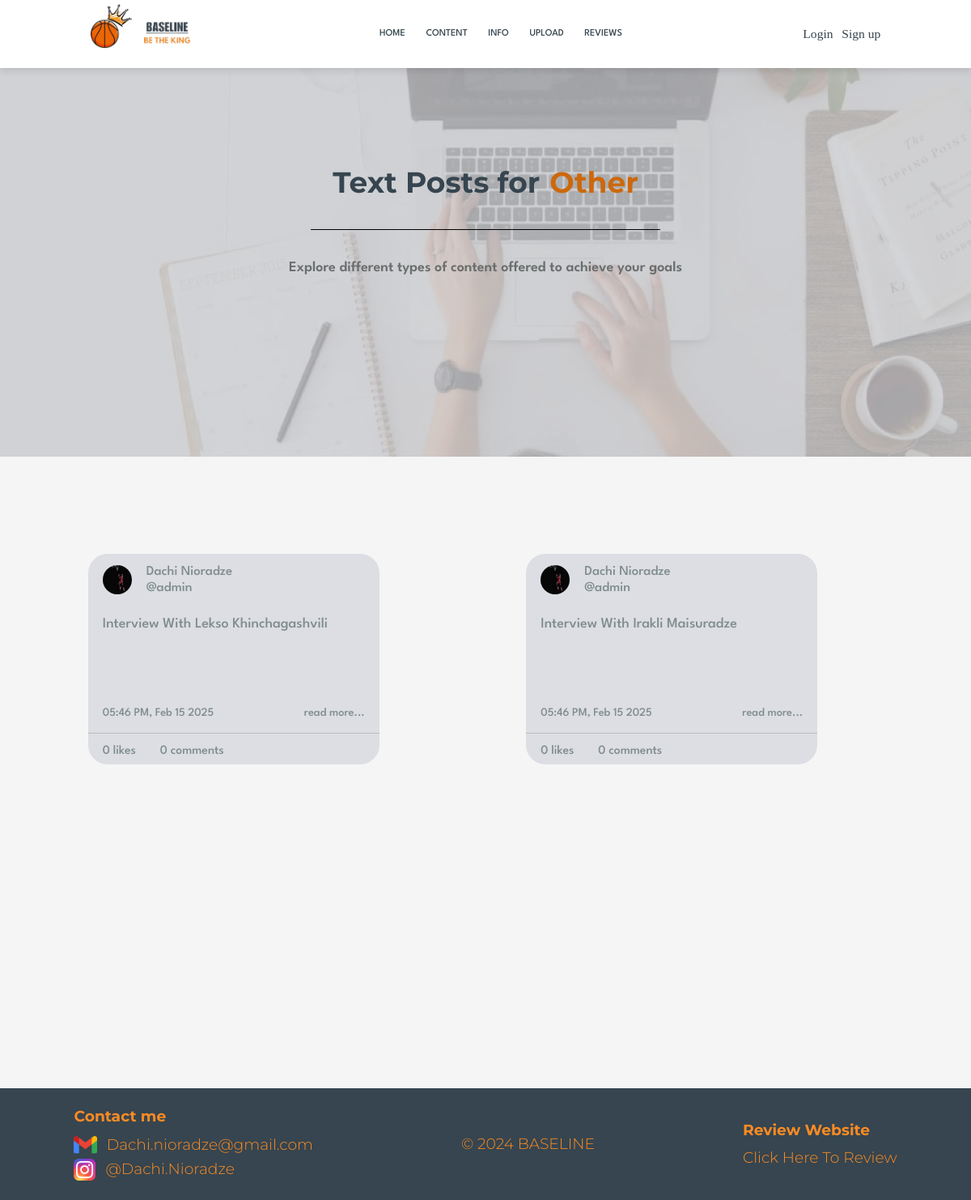
Screenshot of /filter_text_posts/Other with the database file from the repository.
### models.py (models this page shows)
class ReadPost(db.Model):
    __tablename__ = "read_posts"
    id = db.Column(db.Integer(), primary_key=True)
    title = db.Column(db.String())
    text = db.Column(db.String())
    target = db.Column(db.String())
    author_username = db.Column(db.String())
    author_first_name = db.Column(db.String())
    author_last_name = db.Column(db.String())
    author_profile = db.Column(db.String())
    created_at = db.Column(db.DateTime, default=datetime.utcnow)
    edited_at = db.Column(db.DateTime, default=datetime.utcnow, onupdate=datetime.utcnow)

### routes.py (the view)
@app.route("/filter_text_posts/<about>")
def filtered_text_posts(about):
    read_posts = ReadPost.query.filter_by(target=about).all()
    for read_post in read_posts:
        read_post.comment_count = ReadComment.query.filter_by(read_post_id=read_post.id).count()
        read_post.like_count = ReadLike.query.filter_by(read_post_id=read_post.id).count()
        read_post.formatted_time = read_post.created_at.strftime("%I:%M %p, %b %d %Y")
        read_post.formatted_edited_at = read_post.edited_at.strftime("%I:%M %p, %b %d %Y")
    return render_template("filtered_text_posts.html", read_posts=read_posts, about=about)

### templates/filtered_text_posts.html (shortened to what this page needs)
{% extends "base.html" %}
{% block content %}
<div id="content_box">
    <div class="white_box"></div>
    <div class="two">
        <div class="welcome_text">
            <h1>Text Posts for</h1>
            <h1 style="color:#cc680c; margin-left:1vw;">{{ about }}</h1>
        </div>
        <h1 style="font-family:League Spartan; font-weight:600; font-size:1.5vw; color:#6b6e6e; margin-right:27vw; margin-left:27vw; text-align:center; margin-top:3vw;">
            Explore different types of content offered to achieve your goals
        </h1>
    </div>
</div>
<div style="display:flex; min-height:60vw; width:95%">
    <div class="row" style="margin-top:5vw; justify-content:space-around; min-width:95%;">
        {% if read_posts %}
        {% for read_post in read_posts %}
        <div class="col" style="display:flex; flex-direction:column; align-items:center; width:29vw; margin-bottom:5vw;">
            <div class="read_post">
                <div style="display:flex; flex-direction:row; align-items:center; padding-top:1vw; padding-left:1.5vw;">
                    <img src="/static/{{read_post['author_profile']}}"
                         style="border-radius:100vw; height:3vw; width:3vw;">
                    <div style="display:flex; flex-direction:column;margin-left:1.5vw;">
                        <h2 style="margin-bottom:0;">{{read_post['author_first_name']}}
                            {{read_post['author_last_name']}}</h2>
                        <h2 style="margin-bottom:0;">@{{read_post['author_username']}}</h2>
                    </div>
                </div>
                <h1 style="margin-top:2vw;padding-left:1.5vw;">{{read_post['title']}}</h1>
                <div style="display:flex; flex-direction:row; padding-left:1.5vw; padding-right:1.5vw; width:100%; justify-content:space-between; margin-top:6.8vw; align-items:flex-end; ">
                    <div style="display:flex; flex-direction:column;">
                        <h1 style="font-size:1.2vw">{{ read_post.formatted_time }}</h1>
                    </div>
                    <a href="/read_post/{{ read_post['id'] }}" style="text-decoration:none;">
                        <h1 style="font-size:1.2vw">read more...</h1>
                    </a>
                </div>
                <div style="display:flex; flex-direction:row; width:14vw; justify-content:space-between; padding-left:1.5vw; padding-top:1vw;">
                    {% if read_post.like_count == 1 %}
                    <h1 style="font-size:1.3vw">{{ read_post.like_count }} like</h1>
                    {% else %}
                    <h1 style="font-size:1.3vw">{{ read_post.like_count }} likes</h1>
                    {% endif %}
                    {% if read_post.comment_count == 1 %}
                    <h1 style="font-size:1.3vw;">{{ read_post.comment_count}} comment</h1>
                    {% else %}
                    <h1 style="font-size:1.3vw;">{{ read_post.comment_count}} comments</h1>
                    {% endif %}
                </div>
            </div>
        </div>
        {% endfor %}
        {% else %}
        <h1 style="font-family:League Spartan; font-weight:600; font-size:3vw; color:#6b6e6e; margin-left:30%">No posts found about this topic..</h1>
        {% endif %}
    </div>
</div>
{% endblock %}

### static/styles.css (style rules this page uses)
.welcome_text { display:flex; flex-direction:row; align-items:center; justify-content:center; margin-top:5vw; }
.welcome_text h1 { font-family:"Montserrat"; font-weight:bold; color:#36454F; font-size:3vw; margin-bottom:0; }
.upload_register_body { display:flex; flex-direction:column; justify-content:center; align-items:center; background-color:#F5F5F5; overflow-x:hidden; min-height:103.5vw; }
html { min-height:103.5vw; }
#content_box { display:flex; flex-direction:column; height:40vw; width:100vw; background-image:url("woman_working.png"); background-repeat: no-repeat; background-size:100vw 40vw; margin:0; margin-bottom:5vw; position:relative; }
.white_box { position:absolute; top: 0; left: 0; z-index: 1; height:100%; width:100%; margin:0; background-color:#c8cbcf; opacity:0.8 }
.two { z-index:2; margin-top:5vw; }
.read_post { display:flex; flex-direction:column; min-height:21vw; width:30vw; border-radius:2vw; background-color:#dcdee3; }
.read_post h2 { font-size:1.4vw; font-family:'League Spartan'; color:#7F8C8D; }
.read_post h1 { font-size:1.5vw; font-family:'League Spartan'; color:#7F8C8D; }

### rows the page displays
ReadPost: author_profile (picture), author_first_name "Dachi", author_last_name "Nioradze", author_username "admin", title "Interview With Lekso Khinchagashvili", formatted_time "05:46 PM, Feb 15 2025", like_count "0", comment_count "0"
ReadPost: author_profile (picture), author_first_name "Dachi", author_last_name "Nioradze", author_username "admin", title "Interview With Irakli Maisuradze", formatted_time "05:46 PM, Feb 15 2025", like_count "0", comment_count "0"

### other values shown
{{ about }} "Other"
